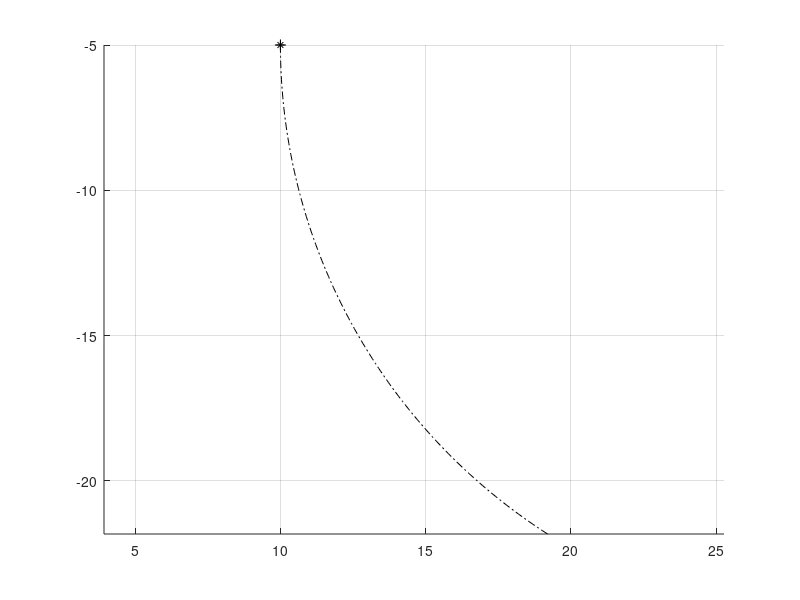

Here is the MATLAB script that generated this plot: (Note: this script raises an error after producing the figure.)
% Script to generate vehicle path and collision data using a constant
% radius circular model of the vehicle behavior. Currently assumes the
% vehicle CG travels on the circle and that there is zero sideslip angle.
% Could be extended to include vehicle sideslip, though the approach
% would have to use either max sideslip angle or change the bounds of the
% vehicle as it goes around.

% Notation: px denotes points. For example, p0 is initial point, pc is the
% center point, etc.

% Set the getNewData flag to 1 to set new obstacles by mouse clicking
flag_getNewData = 0;
flag_loadData = 0;

% Clear existing data if new data is desired
if 1 == flag_getNewData || 1 == flag_loadData
    clearvars -except flag*
%     % Reset the flag for later use since clearvars will clear it
%     flag_getNewData = 1;
    if 1 == flag_loadData
        load test_obstacle
        flag_getNewData = 0;
    end
end

% Vehicle trajectory information
vx = 20;        % longitudinal speed (m/s)
R = 20;         % path radius (m) with sign (+ left, - right)
p0 = [10,-5];     % initial position of vehicle (m,m)
h0 = 3*pi/2;     % initial heading of vehicle (rad)
a0 = 3*pi/180; % vehicle body slip angle (rad)
tf = 1;         % time horizon to check (s)
% Create a vector of the trajectory information
x0 = [p0'; h0; a0; vx; R];
% Vehicle dimensional information
vehicle.dr = 2.2;       % CG-front bumper distance (m)
vehicle.df = 8;        % CG-rear bumper distance (m)
vehicle.w = 2.0;        % vehicle width (m)

% Plot the points
figure(1)
clf
hold on
grid on
axis equal

% Plot the vehicle CG at the initial location
plot(p0(1),p0(2),'k*')
% Plot a plus sign over the circle to make something akin to a CG symbol
plot(p0(1),p0(2),'k+','markersize',8)

% Calculate center point of vehicle trajectory circle
pc(1) = p0(1) + R*cos(h0+pi/2);
pc(2) = p0(2) + R*sin(h0+pi/2);

% Generate a trajectory for the given time horizon
del_t = 0.01;
t = (0:del_t:tf)';
theta = vx*t/R + h0 - pi/2;
N = length(t);
pv = zeros(N,2);
pv(:,1) = R*cos(theta) + pc(1);
pv(:,2) = R*sin(theta) + pc(2);
% And plot the trajectory
plot(pv(:,1),pv(:,2),'k-.')

% Calculate the various pertinent radii and corner points of the vehicle
[radii,boundPoints,radiiFlags] = fcn_Patch_CalcCircularTrajectoryGeometry(x0,vehicle);

% Parse out which radii are which
Rinside = sign(R)*radii(1);
RoutsideFront = sign(R)*radii(2);
RoutsideRear = sign(R)*radii(3);
Rmin = sign(R)*radii(6);
Rmax = sign(R)*radii(7);

% The radii flags can be used to determine which edges of the vehicle are
% of concern for calculating collisions. Possibilities are left, front, and
% right (radiiFlags = [5,3]/[tangent,RR] or [4,3]/[LR,RR]), left and front
% (radiiFlags = [5,2]/[tangent,RF] or [4,2]/[LR,RF]), or front and right
% (radiiflags = [1,3]/[LF,RR])
fprintf(1,"Min radius is %0.2f, max radius is %0.2f\n",Rmin,Rmax);
locations = {'LF','RF','RR','LR','tangent'};
fprintf(1,"Min radius on the %s point, max radius on the %s point\n",...
    locations{radiiFlags(1)},locations{radiiFlags(2)});

% Calculate the offset to the angular position based on the back end of the
% vehicle (in order to plot the extra portion of the clearance curves)
rear_offset = 1.1*sign(R)*atan2(-vehicle.dr,sign(R)*R+vehicle.w/2);
theta_arcs = linspace(theta(1)+rear_offset,theta(end),100);
plot(Rinside*cos(theta_arcs) + pc(1),Rinside*sin(theta_arcs) + pc(2),'-','color',[0.7 0.7 0.7]);
plot(RoutsideFront*cos(theta_arcs) + pc(1),RoutsideFront*sin(theta_arcs) + pc(2),'-','color',[0.7 0.7 0.7]);
plot(Rmin*cos(theta_arcs) + pc(1),Rmin*sin(theta_arcs) + pc(2),'r-');
plot(Rmax*cos(theta_arcs) + pc(1),Rmax*sin(theta_arcs) + pc(2),'b-');

% Now determine where the corners of the vehicle are at each moment
plf = zeros(N,2);
prf = zeros(N,2);
plr = zeros(N,2);
prr = zeros(N,2);
plf(:,1) = pv(:,1) + vehicle.df*cos(theta+pi/2+a0) - vehicle.w/2*cos(theta+a0);
plf(:,2) = pv(:,2) + vehicle.df*sin(theta+pi/2+a0) - vehicle.w/2*sin(theta+a0);
prf(:,1) = pv(:,1) + vehicle.df*cos(theta+pi/2+a0) + vehicle.w/2*cos(theta+a0);
prf(:,2) = pv(:,2) + vehicle.df*sin(theta+pi/2+a0) + vehicle.w/2*sin(theta+a0);
prr(:,1) = pv(:,1) - vehicle.dr*cos(theta+pi/2+a0) + vehicle.w/2*cos(theta+a0);
prr(:,2) = pv(:,2) - vehicle.dr*sin(theta+pi/2+a0) + vehicle.w/2*sin(theta+a0);
plr(:,1) = pv(:,1) - vehicle.dr*cos(theta+pi/2+a0) - vehicle.w/2*cos(theta+a0);
plr(:,2) = pv(:,2) - vehicle.dr*sin(theta+pi/2+a0) - vehicle.w/2*sin(theta+a0);
% Plot a few vehicle outlines
inds = 1;%;[1; floor(N/4); floor(N/2); floor(3*N/4)];%
for i = 1:length(inds)
    plot(pv(inds(i),1),pv(inds(i),2),'ko')
    plot([plf(inds(i),1) prf(inds(i),1) prr(inds(i),1) plr(inds(i),1) plf(inds(i),1)],...
        [plf(inds(i),2) prf(inds(i),2) prr(inds(i),2) plr(inds(i),2) plf(inds(i),2)],'k');
end

%% Create some obstacles in the global coordinates
if 1 == flag_getNewData
    %pause(); % Used for zooming the plot to create more accurate obstacles, if desired
    Nobstacles = 1;
    % Create an template obstacle structure array to fill
    obstacles = struct('id',{},'color',{},'primitive',{},'primparams',{},'aabb',{},'pointsX',{},'pointsY',{});
    
    for obstacleInd = 1:Nobstacles
        % Add an obstacle by clicking to generate the points and then
        % turning the points into a patch object
        [xobst,yobst] = ginput;
        obstacles(obstacleInd).pointsX = xobst;
        obstacles(obstacleInd).pointsY = yobst;
        obstacles(obstacleInd).color = [0.4 0.4 0.4];
    end
end

% Plot the patch object over the trajectory lines using the patch plotting
% utility
[h,hpts] = fcn_Patch_plotPatch(obstacles,1);
% Update the axis limits to see the complete scenario
axis auto

%% Check for a collision at the initial configuration

% Set a flag that will be set if any of the obstacles yield a collision
initial_collision_flag = 0;
% Define the bounding box of the car at the initial time
carBoundBox = [plf(1,:); prf(1,:); prr(1,:); plr(1,:); plf(1,:)];

% Loop through each obstacle, checking for collisions with the vehicle
for obstacleInd = 1:Nobstacles
    % Use the polyxpoly function to check for overlaps between the car and
    % obstacle polyshapes
    [XI,YI] = polyxpoly(carBoundBox(:,1),carBoundBox(:,2),obstacles(obstacleInd).pointsX([1:end 1]),obstacles(obstacleInd).pointsY([1:end 1]));
    
    % If there are entries in the intersection vectors, there is a
    % collision. Checking XI only since XI and YI are the same size.
    if ~isempty(XI)
        % Since the intersection vectors were non-empty, there is a
        % collision. Set the flag appropriately.
        initial_collision_flag = 1;
        % Output the collision notification
        fprintf(1,'Vehicle initial position is in conflict with obstacle %d.\n',obstacleInd);
        % Determine the overlap between the vehicle and obstacle
        collisionPoly = intersect(polyshape(carBoundBox(:,1),carBoundBox(:,2)),polyshape(obstacles(obstacleInd).pointsX([1:end 1]),obstacles(obstacleInd).pointsY([1:end 1])));
        % Plot the overlapped region in red for the user's review
        plot(collisionPoly,'facecolor','red')
    end
end

%% Determine the nearest collision

% Run this check only if the vehicle does not begin in a state of collision
if 0 == initial_collision_flag
    tic     % Start timer
    % Check for straight-line motion
    if Inf == abs(R)
        error('This script does not handle straight line motion. Use script_test_fcn_Patch_checkStraightCollisions instead.');
    else
        % Run the main collision detection algorithm
        [collFlags,collTime,collAngle,collLoc,clearance,bodyCollLoc] = fcn_Patch_checkCollisions(x0,vehicle,obstacles);
    end
    ET = toc;   % Stop timer and store the elapsed time
    
    fprintf(1,'Determined collision geometry for %d objects in %0.3f seconds.\n',length(collFlags),ET);
    
    % Plot the car body
    Rabs = abs(R);
    frontEdgeOffset = sign(R)*pi/2;
    
    for collInd = 1:length(collFlags)
        collAngle(collInd) = sign(R)*collAngle(collInd);
        bodyLoc(1,1) = R*cos(theta(1)+collAngle(collInd)) + pc(1) + vehicle.df*cos(theta(1)+collAngle(collInd)+frontEdgeOffset+a0) - vehicle.w/2*cos(theta(1)+collAngle(collInd)+a0);
        bodyLoc(1,2) = R*sin(theta(1)+collAngle(collInd)) + pc(2) + vehicle.df*sin(theta(1)+collAngle(collInd)+frontEdgeOffset+a0) - vehicle.w/2*sin(theta(1)+collAngle(collInd)+a0);
        bodyLoc(2,1) = R*cos(theta(1)+collAngle(collInd)) + pc(1) + vehicle.df*cos(theta(1)+collAngle(collInd)+frontEdgeOffset+a0) + vehicle.w/2*cos(theta(1)+collAngle(collInd)+a0);
        bodyLoc(2,2) = R*sin(theta(1)+collAngle(collInd)) + pc(2) + vehicle.df*sin(theta(1)+collAngle(collInd)+frontEdgeOffset+a0) + vehicle.w/2*sin(theta(1)+collAngle(collInd)+a0);
        bodyLoc(3,1) = R*cos(theta(1)+collAngle(collInd)) + pc(1) - vehicle.dr*cos(theta(1)+collAngle(collInd)+frontEdgeOffset+a0) + vehicle.w/2*cos(theta(1)+collAngle(collInd)+a0);
        bodyLoc(3,2) = R*sin(theta(1)+collAngle(collInd)) + pc(2) - vehicle.dr*sin(theta(1)+collAngle(collInd)+frontEdgeOffset+a0) + vehicle.w/2*sin(theta(1)+collAngle(collInd)+a0);
        bodyLoc(4,1) = R*cos(theta(1)+collAngle(collInd)) + pc(1) - vehicle.dr*cos(theta(1)+collAngle(collInd)+frontEdgeOffset+a0) - vehicle.w/2*cos(theta(1)+collAngle(collInd)+a0);
        bodyLoc(4,2) = R*sin(theta(1)+collAngle(collInd)) + pc(2) - vehicle.dr*sin(theta(1)+collAngle(collInd)+frontEdgeOffset+a0) - vehicle.w/2*sin(theta(1)+collAngle(collInd)+a0);
        plot(bodyLoc([1:end 1],1),bodyLoc([1:end 1],2),'b-','linewidth',1);
        plot(R*cos(theta(1)+collAngle(collInd)) + pc(1),R*sin(theta(1)+collAngle(collInd)) + pc(2),'ko')
        plot(R*cos(theta(1)+collAngle(collInd)) + pc(1),R*sin(theta(1)+collAngle(collInd)) + pc(2),'k+')
        
        % Plot the collision or closest clearance point
        plot(collLoc(collInd,1),collLoc(collInd,2),'r*')
        
        if 1 == collFlags(collInd)
            fprintf(1,'  For object %d, found a collision with TTC of %0.2f seconds at (%0.2f,%0.2f)\n',collInd,collTime(collInd),collLoc(collInd,1),collLoc(collInd,2));
        else
            fprintf(1,'  For object %d, no collision detected. Smallest clearance distance is %0.2f units at (%0.2f,%0.2f), occurring at %0.2f seconds.\n',collInd,clearance(collInd),collLoc(collInd,1),collLoc(collInd,2),collTime(collInd));
        end
    end
    
    [~,firstColl] = conditionalMin(collTime,collFlags,'== 1');
    
%     % Create another copy of the figure
%     figure(1)
%     a1 = gca;
%     f2 = figure(2);
%     clf
%     a2 = copyobj(a1,f2);
%     figure(2)
%     axis([collLoc(firstColl,1)-2 collLoc(firstColl,1)+2 collLoc(firstColl,2)-2 collLoc(firstColl,2) + 2]);
    % Create a legend
    %legend('Vehicle Start Point','Vehicle Trajectory','Inner Vehicle Bound','Outer Vehicle Bound','Vehicle CG','Vehicle Outline at Start','Obstacle','Obstacle Vertices','Vehicle Outline at Collision','Collision Point','location','best')
end
